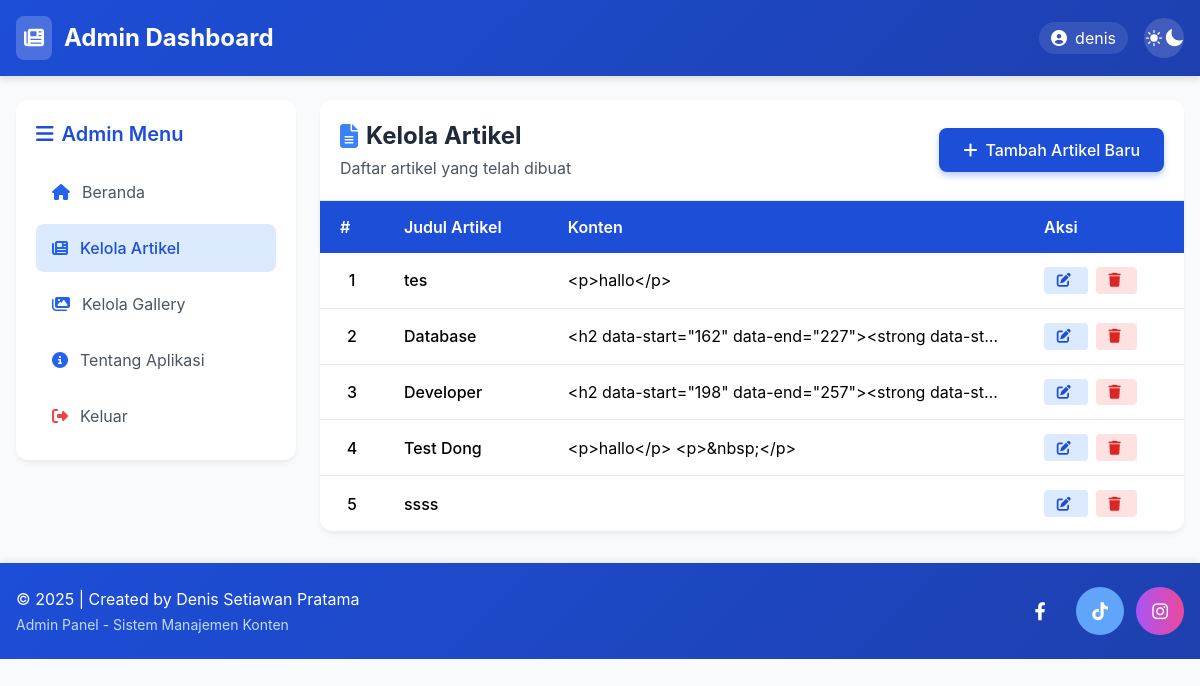
Page /admin/data_artikel.php (signed in) on the committed database.
### tables this page shows
CREATE TABLE `tbl_artikel` (
  `id_artikel` int(11) NOT NULL,
  `nama_artikel` varchar(255) NOT NULL,
  `slug` varchar(255) DEFAULT NULL,
  `isi_artikel` text NOT NULL,
  `created_at` timestamp NOT NULL DEFAULT current_timestamp(),
  `views` int(11) DEFAULT 0,
  `author` varchar(100) NOT NULL
);

### admin/data_artikel.php (the view, shortened to what this page needs)
<?php
include('../koneksi.php');
?>
<!DOCTYPE html>
<html lang="en">
<head>
  <script src="https://cdn.tailwindcss.com"></script>
  <link rel="stylesheet" href="https://cdnjs.cloudflare.com/ajax/libs/font-awesome/6.4.0/css/all.min.css">
</head>
<body class="min-h-screen transition-colors duration-300">
  <header class="header text-white py-4">
    <div class="max-w-7xl mx-auto flex justify-between items-center px-4">
      <div class="flex items-center gap-3">
        <div class="bg-white/20 p-2 rounded-lg">
          <i class="fas fa-newspaper text-xl"></i>
        </div>
        <h1 class="text-xl md:text-2xl font-bold">Admin Dashboard</h1>
      </div>
      <div class="flex items-center gap-4">
        <div class="hidden md:flex items-center gap-2 bg-white/10 px-3 py-1 rounded-full">
          <i class="fas fa-user-circle"></i>
          <span><?php echo $_SESSION['username']; ?></span>
        </div>
        <button id="theme-toggle" class="theme-toggle">
        </button>
      </div>
    </div>
  </header>
  <div class="max-w-7xl mx-auto my-6 px-4">
    <div class="dashboard-grid">
      <div class="sidebar-card p-5">
        <h2 class="text-xl font-semibold text-blue-700 mb-5 dark:text-blue-300 flex items-center gap-2">
          <i class="fas fa-bars"></i>
          <span>Admin Menu</span>
        </h2>
        <ul class="space-y-2">
          <li>
            <a href="beranda_admin.php" class="menu-item">
              <i class="fas fa-home text-blue-600 dark:text-blue-400"></i>
              <span>Beranda</span>
            </a>
          </li>
          <li>
            <a href="data_artikel.php" class="menu-item active">
              <i class="fas fa-newspaper text-blue-600 dark:text-blue-400"></i>
              <span>Kelola Artikel</span>
            </a>
          </li>
          <li>
            <a href="data_gallery.php" class="menu-item">
              <i class="fas fa-images text-blue-600 dark:text-blue-400"></i>
              <span>Kelola Gallery</span>
            </a>
          </li>
          <li>
            <a href="about.php" class="menu-item">
              <i class="fas fa-info-circle text-blue-600 dark:text-blue-400"></i>
              <span>Tentang Aplikasi</span>
            </a>
          </li>
          <li>
            <a href="../auth/logout.php" onclick="return confirm('Apakah anda yakin ingin keluar?');"
               class="menu-item">
              <i class="fas fa-sign-out-alt text-red-500"></i>
              <span>Keluar</span>
            </a>
          </li>
        </ul>
      </div>
      <div class="content-card">
        <div class="p-5 border-b border-gray-200 dark:border-gray-700">
          <div class="flex flex-col md:flex-row justify-between items-start md:items-center gap-4">
            <div>
              <h2 class="text-xl md:text-2xl font-bold text-gray-800 dark:text-gray-100 flex items-center gap-2">
                <i class="fas fa-file-alt text-blue-500"></i>
                <span>Kelola Artikel</span>
              </h2>
              <p class="text-gray-600 dark:text-gray-400 mt-1">Daftar artikel yang telah dibuat</p>
            </div>
            <a href="add_artikel.php"
               class="add-btn">
              <i class="fas fa-plus"></i>
              <span>Tambah Artikel Baru</span>
            </a>
          </div>
        </div>
        <div class="overflow-x-auto">
          <table class="data-table">
            <thead>
              <tr>
                <th class="w-16 text-center">#</th>
                <th>Judul Artikel</th>
                <th class="min-w-[300px]">Konten</th>
                <th class="w-40">Aksi</th>
              </tr>
            </thead>
            <tbody>
              <?php
              $sql = "SELECT * FROM tbl_artikel";
              $query = mysqli_query($db, $sql);
              $no = 1;
              while ($data = mysqli_fetch_array($query)) {
                echo "<tr>";
                echo "<td class='text-center font-medium'>" . $no++ . "</td>";
                echo "<td class='font-medium'>" . htmlspecialchars($data['nama_artikel']) . "</td>";
                echo "<td class='content-cell'>" . htmlspecialchars($data['isi_artikel']) . "</td>";
                echo "<td class='flex gap-2'>
                        <a href='edit_artikel.php?id_artikel={$data['id_artikel']}'
                           class='action-btn edit-btn'>
                           <i class='fas fa-edit mr-1'></i>
                        </a>
                        <a href='delete_artikel.php?id_artikel={$data['id_artikel']}'
                           onclick='return confirm(\"Yakin ingin menghapus artikel ini?\")'
                           class='action-btn delete-btn'>
                           <i class='fas fa-trash mr-1'></i>
                        </a>
                      </td>";
                echo "</tr>";
              }
              ?>
            </tbody>
          </table>
        </div>
      </div>
    </div>
  </div>
  <footer class="footer text-white py-6 mt-8">
    <div class="max-w-7xl mx-auto px-4">
      <div class="flex flex-col md:flex-row justify-between items-center">
        <div>
          <p>&copy; <?php echo date('Y'); ?> | Created by Denis Setiawan Pratama</p>
          <p class="mt-1 text-blue-200 text-sm">Admin Panel - Sistem Manajemen Konten</p>
        </div>
        <div class="mt-4 md:mt-0 flex gap-3">
           <a href="https://www.facebook.com/profile.php?id=61558729195529" target="_blank" rel="noopener noreferrer" class="w-12 h-12 rounded-full bg-primary flex items-center justify-center hover:bg-primary-dark transition transform hover:-translate-y-1">
  <i class="fab fa-facebook-f text-lg"></i>
</a>
          <a href="https://www.tiktok.com/@denssetiawan26?_t=ZS-8xkkdeN3VQo&_r=1" target="_blank" rel="noopener noreferrer" class="w-12 h-12 rounded-full bg-blue-400 flex items-center justify-center hover:bg-blue-500 transition transform hover:-translate-y-1">
  <i class="fab fa-tiktok text-lg"></i>
</a>
          <a href="https://www.instagram.com/_denssetiawan?igsh=dHp3bmFuam00MDBz&utm_source=qr" target="_blank" rel="noopener noreferrer" class="w-12 h-12 rounded-full bg-gradient-to-r from-purple-500 to-pink-500 flex items-center justify-center hover:from-purple-600 hover:to-pink-600 transition transform hover:-translate-y-1">
  <i class="fab fa-instagram text-lg"></i>
</a>
        </div>
      </div>
    </div>
  </footer>
</body>
</html>

### admin/data_artikel.php (style rules this page uses)
:root { --primary: #1d4ed8; --primary-dark: #1e40af; --dark-bg: #0f172a; --dark-card: #1e293b; --dark-text: #e2e8f0; --dark-border: #334155; --light-card: #ffffff; --light-border: #e2e8f0; }
* { transition: background-color 0.3s, border-color 0.3s, transform 0.2s; }
body { font-family: 'Inter', system-ui, sans-serif; background-color: #f8fafc; }
.dashboard-grid { display: grid; grid-template-columns: 280px 1fr; gap: 1.5rem; }
.sidebar-card { background-color: var(--light-card); border-radius: 0.75rem; box-shadow: 0 4px 6px -1px rgba(0, 0, 0, 0.05), 0 2px 4px -1px rgba(0, 0, 0, 0.03); height: fit-content; }
.content-card { background-color: var(--light-card); border-radius: 0.75rem; box-shadow: 0 4px 6px -1px rgba(0, 0, 0, 0.05), 0 2px 4px -1px rgba(0, 0, 0, 0.03); overflow: hidden; }
.header { background: linear-gradient(135deg, var(--primary), var(--primary-dark)); box-shadow: 0 4px 6px rgba(0, 0, 0, 0.1); }
.data-table { width: 100%; border-collapse: separate; border-spacing: 0; overflow: hidden; }
.data-table th { background-color: var(--primary); color: white; font-weight: 600; text-align: left; padding: 0.875rem 1.25rem; }
.data-table td { padding: 0.875rem 1.25rem; border-bottom: 1px solid var(--light-border); }
.data-table tr:last-child td { border-bottom: none; }
.content-cell { max-width: 400px; overflow: hidden; text-overflow: ellipsis; white-space: nowrap; }
.action-btn { display: inline-flex; align-items: center; padding: 0.4rem 0.8rem; border-radius: 0.25rem; font-size: 0.875rem; transition: all 0.2s; }
.edit-btn { background-color: #dbeafe; color: var(--primary); }
.delete-btn { background-color: #fee2e2; color: #dc2626; }
.theme-toggle { background: rgba(255, 255, 255, 0.15); border: none; cursor: pointer; width: 40px; height: 40px; border-radius: 50%; display: flex; align-items: center; justify-content: center; transition: background 0.3s, transform 0.2s; }
.theme-toggle svg { width: 1.25rem; height: 1.25rem; }
.add-btn { display: inline-flex; align-items: center; gap: 0.5rem; padding: 0.6rem 1.5rem; font-weight: 500; border-radius: 0.5rem; background: var(--primary); color: white; box-shadow: 0 4px 6px rgba(37, 99, 235, 0.3); transition: all 0.2s; }
.menu-item { display: flex; align-items: center; gap: 0.75rem; padding: 0.75rem 1rem; border-radius: 0.5rem; transition: all 0.2s; color: #4b5563; }
.menu-item.active { background-color: #dbeafe; color: var(--primary); font-weight: 500; }
.footer { background: linear-gradient(135deg, var(--primary), var(--primary-dark)); box-shadow: 0 -4px 6px rgba(0, 0, 0, 0.05); }

### rows in the picture
tbl_artikel: nama_artikel "tes", isi_artikel "<p>hallo</p>"
tbl_artikel: nama_artikel "Database", isi_artikel "<h2 data-start=\"162\" data-end=\"227\"><strong data-st…"
tbl_artikel: nama_artikel "Developer", isi_artikel "<h2 data-start=\"198\" data-end=\"257\"><strong data-st…"
tbl_artikel: nama_artikel "Test Dong", isi_artikel "<p>hallo</p> <p>&nbsp;</p>"
tbl_artikel: nama_artikel "ssss"

### other values in the picture
$_SESSION['username'] "denis"
